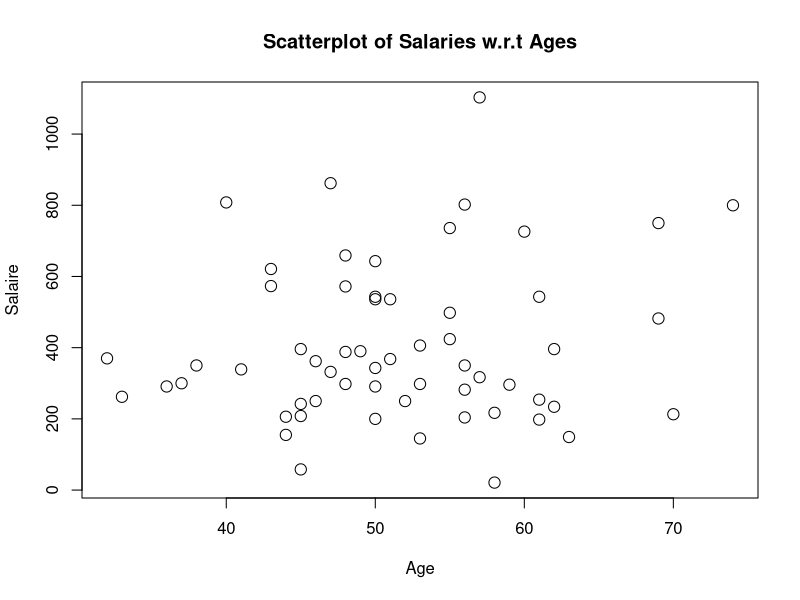

Reproduce this figure in R.
# title: "Example test"

## Reading datasets
getwd()
setwd("C:/Users/Ribeiro/OneDrive/Documents/OneDrive/IHEID/Dissertation/Git/Test")
# Be careful about the format of the source dataset file
AgeSal = read.csv("AgeSal.csv", header = TRUE, sep = ",")
Haies110 = read.csv("Haies110.csv", header = TRUE, sep=",")
MarkVal = read.csv("MarkVal.csv", header = TRUE, sep = ",", row.names=1)
TVAds = read.csv("TVAds.csv", header = TRUE, sep = ",", row.names=1)
Tracteurs = read.csv("Tracteurs.csv", header = TRUE, sep = ",")
PretBanc = read.csv("PretBanc.csv", header = TRUE, sep = ",")

## Exercise 1
### 1.1 Pearson's correlation coefficient
#### Bivariate case
attach(AgeSal)
help(cor)
plot(Age, Salaire, main="Scatterplot of Salaries w.r.t Ages", cex=1.5, pch=1) # shape is not clear
cor(Age, Salaire) # Pearson's correlation coefficient of Salaire with Age - quite low 0.12
cor(Salaire, Age) # the same
detach("AgeSal")

# commit